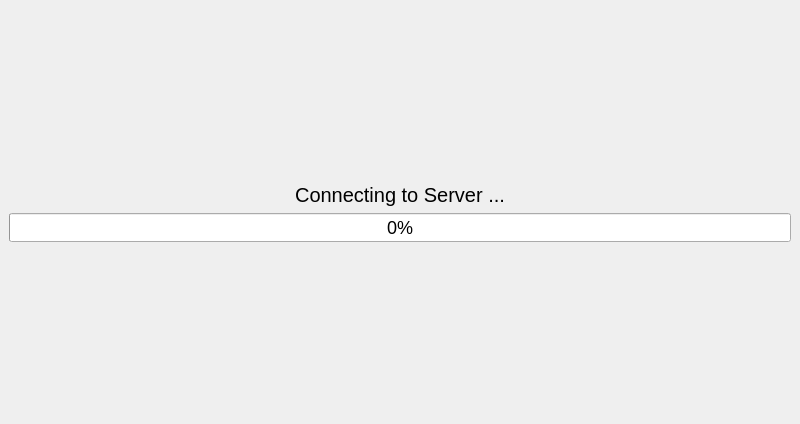
<?xml version="1.0" encoding="UTF-8"?>
<ui version="4.0">
 <class>connectToServerDialog</class>
 <widget class="QDialog" name="connectToServerDialog">
  <property name="geometry">
   <rect>
    <x>0</x>
    <y>0</y>
    <width>800</width>
    <height>424</height>
   </rect>
  </property>
  <property name="sizePolicy">
   <sizepolicy hsizetype="MinimumExpanding" vsizetype="MinimumExpanding">
    <horstretch>0</horstretch>
    <verstretch>0</verstretch>
   </sizepolicy>
  </property>
  <property name="minimumSize">
   <size>
    <width>800</width>
    <height>424</height>
   </size>
  </property>
  <property name="windowTitle">
   <string>Connect to Server</string>
  </property>
  <layout class="QGridLayout">
   <property name="margin">
    <number>9</number>
   </property>
   <property name="spacing">
    <number>6</number>
   </property>
   <item row="1" column="0">
    <widget class="QLabel" name="label_actionMessage">
     <property name="styleSheet">
      <string notr="true">QObject {font-size: 20px}</string>
     </property>
     <property name="text">
      <string>Connecting to Server ...</string>
     </property>
     <property name="alignment">
      <set>Qt::AlignCenter</set>
     </property>
    </widget>
   </item>
   <item row="2" column="0">
    <widget class="QProgressBar" name="progressBar">
     <property name="styleSheet">
      <string notr="true">QObject {font-size: 18px}</string>
     </property>
     <property name="value">
      <number>0</number>
     </property>
     <property name="orientation">
      <enum>Qt::Horizontal</enum>
     </property>
    </widget>
   </item>
   <item row="3" column="0">
    <spacer name="verticalSpacer">
     <property name="orientation">
      <enum>Qt::Vertical</enum>
     </property>
     <property name="sizeHint" stdset="0">
      <size>
       <width>20</width>
       <height>40</height>
      </size>
     </property>
    </spacer>
   </item>
   <item row="0" column="0">
    <spacer name="verticalSpacer_3">
     <property name="orientation">
      <enum>Qt::Vertical</enum>
     </property>
     <property name="sizeHint" stdset="0">
      <size>
       <width>20</width>
       <height>40</height>
      </size>
     </property>
    </spacer>
   </item>
  </layout>
 </widget>
 <resources/>
 <connections/>
</ui>
